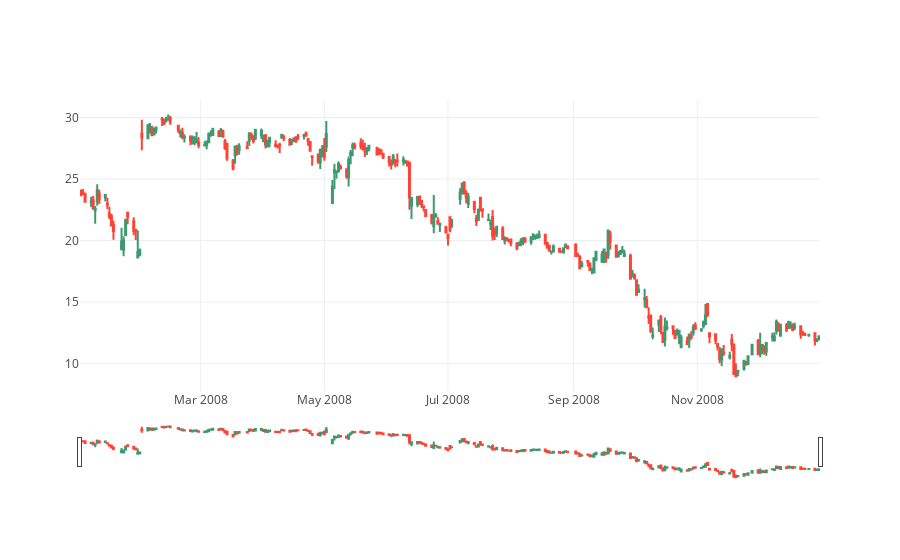

Notebook source saved alongside this figure:
### Code cell
# Candlestick chart of 2008
trace = go.Candlestick(x=google['2008'].index,
                open=google['2008'].Open,
                high=google['2008'].High,
                low=google['2008'].Low,
                close=google['2008'].Close)
data = [trace]
iplot(data, filename='simple_candlestick')

### Figure 1 — Plotly figure (JSON) as saved in the notebook; plotly's stock layout.template omitted (floating-point values rounded to 4 significant figures; data arrays with more than 128 entries replaced by an {"elided": "..."} marker saying what was removed)
{"data": [{"close": {"elided": "253 float values"}, "high": {"elided": "253 float values"}, "low": {"elided": "253 float values"}, "open": {"elided": "253 float values"}, "type": "candlestick", "uid": "7e7f4c5d-f7e7-44c0-a460-c45732000c50", "x": {"elided": "253 str values"}}], "layout": {}}
